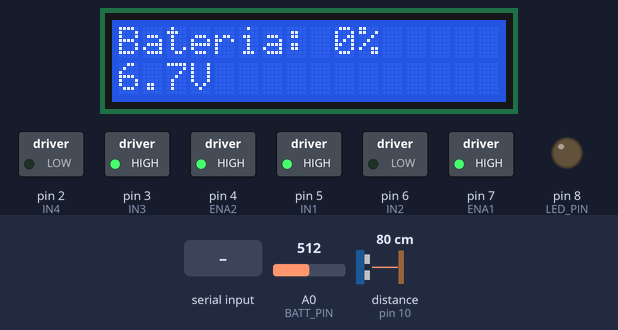
This sketch was run on a simulated Arduino Uno, built with avr-gcc and run on an emulated ATmega328P. Parts: 16×2 character LCD, switched loads named in the sketch (green lamp = pin HIGH), output pins drawn as LEDs (lit = HIGH). Wiring (inferred from the names in the program): ultrasonic range finder: trigger pin 9; echo pin 10. Dashed ring = blinking. The test bench sets the inputs (shaded band); at power-on: A0 (BATT_PIN) = 512, distance to the obstacle (sensor on pin 10) 80 cm. The echo pulse lasts 58.3 µs per cm; pins used as bus, display or sensor lines are not drawn; what the sketch prints to the serial monitor is not drawn.

Above: at 1.87 s.
2.3 s: A0 (BATT_PIN) set to 900
At 5.1 s:
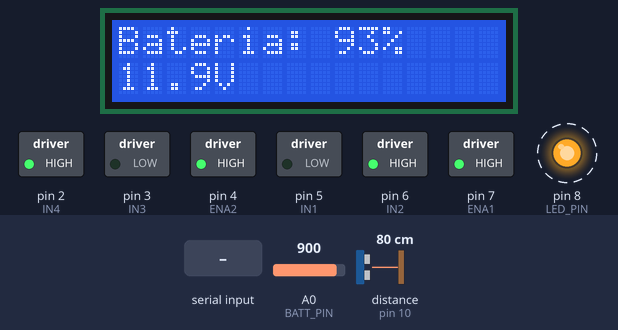
5.2 s: "C" received over Serial
At 5.9 s:
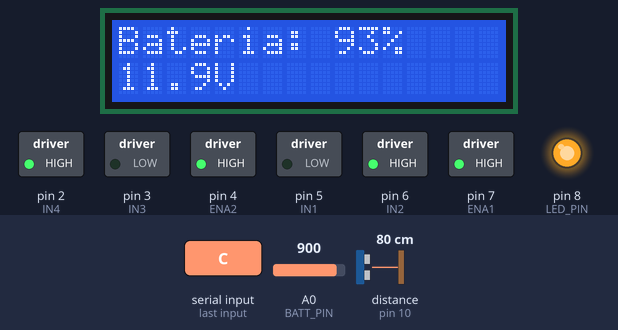
7.5 s: "E" received over Serial
At 8.6 s:
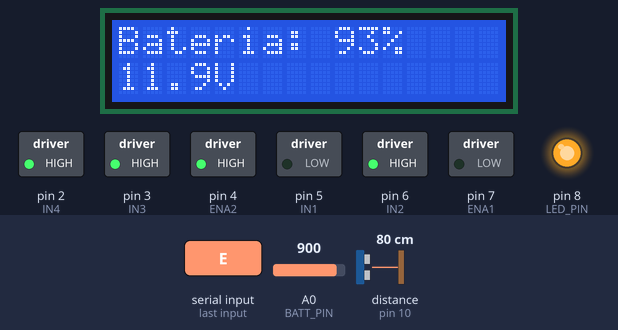
9.0 s: "D" received over Serial
At 9.7 s:
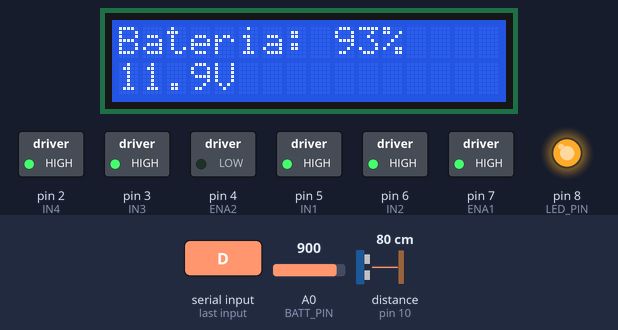
10.5 s: "S" received over Serial
At 11.0 s:
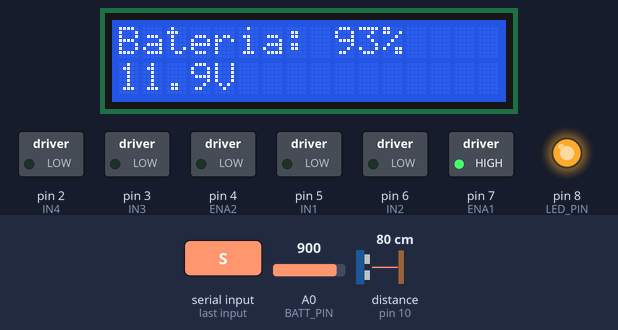
12.0 s: A0 (BATT_PIN) set to 1010
At 13.0 s:
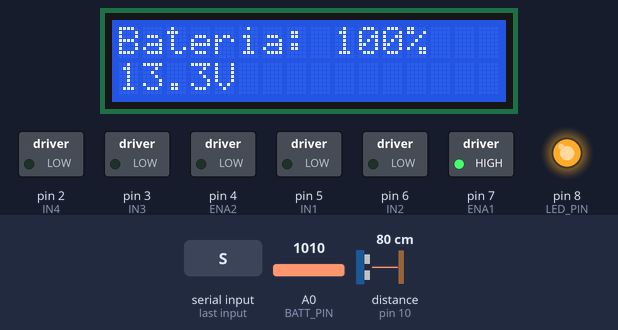
Timing chart, 0 to 14.6 s (numbered marks = the images above; inputs shaded):
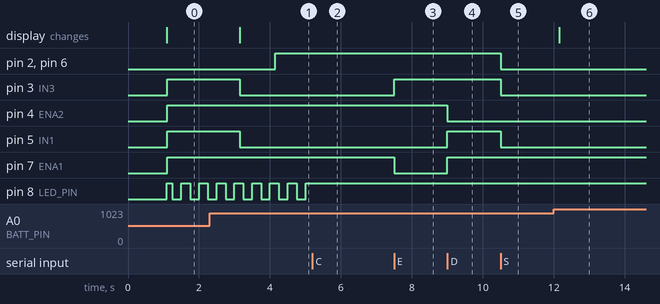

Measured:
- after the input at 2.3 s, the display: changes after 0.85 s (image 1)
- after the input at 5.2 s, pin 2 (IN4), pin 6 (IN2): stays HIGH (without the input it goes to LOW after 0.93 s); pin 8 (LED_PIN): stops changing and stays HIGH
- after the input at 7.5 s, pin 3 (IN3): LOW → HIGH at once; pin 7 (ENA1): HIGH → LOW at once
- after the input at 9.0 s, pin 4 (ENA2): HIGH → LOW at once; pin 5 (IN1), pin 7 (ENA1): LOW → HIGH at once
- after the input at 10.5 s, pin 2 (IN4), pin 3 (IN3), pin 5 (IN1), pin 6 (IN2): HIGH → LOW at once
- after the input at 12.0 s, the display: changes after 0.16 s (image 6)
- by itself, pin 8 (LED_PIN): alternates HIGH for 0.25 s and LOW for 0.25 s

The sketch:

07_Ajuste_com_o_APP.ino
```cpp
#include <Wire.h>
#include <LiquidCrystal_I2C.h>

LiquidCrystal_I2C lcd(0x27, 16, 2);

// Pinos dos motores
const int IN1 = 5, IN2 = 6, ENA1 = 7;
const int IN3 = 3, IN4 = 2, ENA2 = 4;

// Sensores
const int TRIG_PIN = 9, ECHO_PIN = 10;
const int BATT_PIN = A0;
const int LED_PIN = 8;

// Parâmetros da bateria
const float R1 = 56000.0;
const float R2 = 33000.0;
const float VOLT_MAX = 11.99;
const float VOLT_MIN = 9.99;

// Variáveis de controle
bool connected = false;
String currentCommand = "Parado";
unsigned long lastUpdate = 0;

void setup() {
  Serial.begin(9600);

  pinMode(IN1, OUTPUT); pinMode(IN2, OUTPUT);
  pinMode(IN3, OUTPUT); pinMode(IN4, OUTPUT);
  pinMode(ENA1, OUTPUT); pinMode(ENA2, OUTPUT);
  pinMode(TRIG_PIN, OUTPUT); pinMode(ECHO_PIN, INPUT);
  pinMode(LED_PIN, OUTPUT);

  lcd.init();
  lcd.backlight();
  lcd.print("Sistema Pronto");
  delay(1000);
}

void loop() {
  checkConnection();
  updateDisplay();
  controlLED();
  sendSerialData();

  if(connected) {
    handleCommands();
  } else {
    autonomousMode();
  }
}

void checkConnection() {
  if(Serial.available()) {
    char c = Serial.read();
    connected = (c == 'C');
  }
}

void updateDisplay() {
  if(millis() - lastUpdate > 1000) {
    lastUpdate = millis();

    lcd.clear();
    lcd.setCursor(0, 0);
    lcd.print("Bateria: ");
    lcd.print(calculateBattery());
    lcd.print("%");

    lcd.setCursor(0, 1);
    lcd.print(measureVoltage(), 1);
    lcd.print("V");
  }
}

void controlLED() {
  digitalWrite(LED_PIN, connected ? HIGH : (millis() % 500 < 250));
}

float measureVoltage() {
  int reading = analogRead(BATT_PIN);
  return (reading * 5.0 / 1023.0) * ((R1 + R2) / R2);
}

int calculateBattery() {
  float voltage = constrain(measureVoltage(), VOLT_MIN, VOLT_MAX);
  return map(voltage * 100, VOLT_MIN * 100, VOLT_MAX * 100, 0, 100);
}

long measureDistance() {
  digitalWrite(TRIG_PIN, LOW);
  delayMicroseconds(2);
  digitalWrite(TRIG_PIN, HIGH);
  delayMicroseconds(10);
  digitalWrite(TRIG_PIN, LOW);
  return pulseIn(ECHO_PIN, HIGH) * 0.034 / 2;
}

void sendSerialData() {
  if(millis() % 500 < 100) {
    Serial.print("BAT:");
    Serial.print(calculateBattery());
    Serial.print("% | DIST:");
    Serial.print(measureDistance());
    Serial.print("cm | CMD:");
    Serial.print(currentCommand);
    Serial.print(" | CONEX:");
    Serial.println(connected ? "SIM" : "NAO");
  }
}

void handleCommands() {
  if(Serial.available()) {
    char cmd = toupper(Serial.read());

    switch(cmd) {
      case 'F': moveForward(); break;
      case 'B': moveBackward(); break;
      case 'E': turnLeft(); break;
      case 'D': turnRight(); break;
      case 'S': stopMotors(); break;
      default: break;
    }
  }
}

void autonomousMode() {
  static unsigned long phaseStart = millis();
  static byte phase = 0;

  switch(phase) {
    case 0: moveForward(); phase = checkPhase(phaseStart, 2000, 1); break;
    case 1: stopMotors(); phase = checkPhase(phaseStart, 1000, 2); break;
    case 2: moveBackward(); phase = checkPhase(phaseStart, 2000, 3); break;
    case 3: stopMotors(); phase = checkPhase(phaseStart, 1000, 0); break;
  }
}

byte checkPhase(unsigned long &start, unsigned long duration, byte nextPhase) {
  return (millis() - start > duration) ? (start = millis(), nextPhase) : (nextPhase - 1);
}

void moveForward() {
  analogWrite(ENA1, 255);
  analogWrite(ENA2, 255);
  digitalWrite(IN1, HIGH);
  digitalWrite(IN2, LOW);
  digitalWrite(IN3, HIGH);
  digitalWrite(IN4, LOW);
  currentCommand = "Frente";
}

void moveBackward() {
  analogWrite(ENA1, 200);
  analogWrite(ENA2, 200);
  digitalWrite(IN1, LOW);
  digitalWrite(IN2, HIGH);
  digitalWrite(IN3, LOW);
  digitalWrite(IN4, HIGH);
  currentCommand = "Tras";
}

void turnLeft() {
  analogWrite(ENA1, 0);
  analogWrite(ENA2, 255);
  digitalWrite(IN3, HIGH);
  currentCommand = "Esquerda";
}

void turnRight() {
  analogWrite(ENA1, 255);
  analogWrite(ENA2, 0);
  digitalWrite(IN1, HIGH);
  currentCommand = "Direita";
}

void stopMotors() {
  digitalWrite(IN1, LOW);
  digitalWrite(IN2, LOW);
  digitalWrite(IN3, LOW);
  digitalWrite(IN4, LOW);
  currentCommand = "Parado";
}
```
